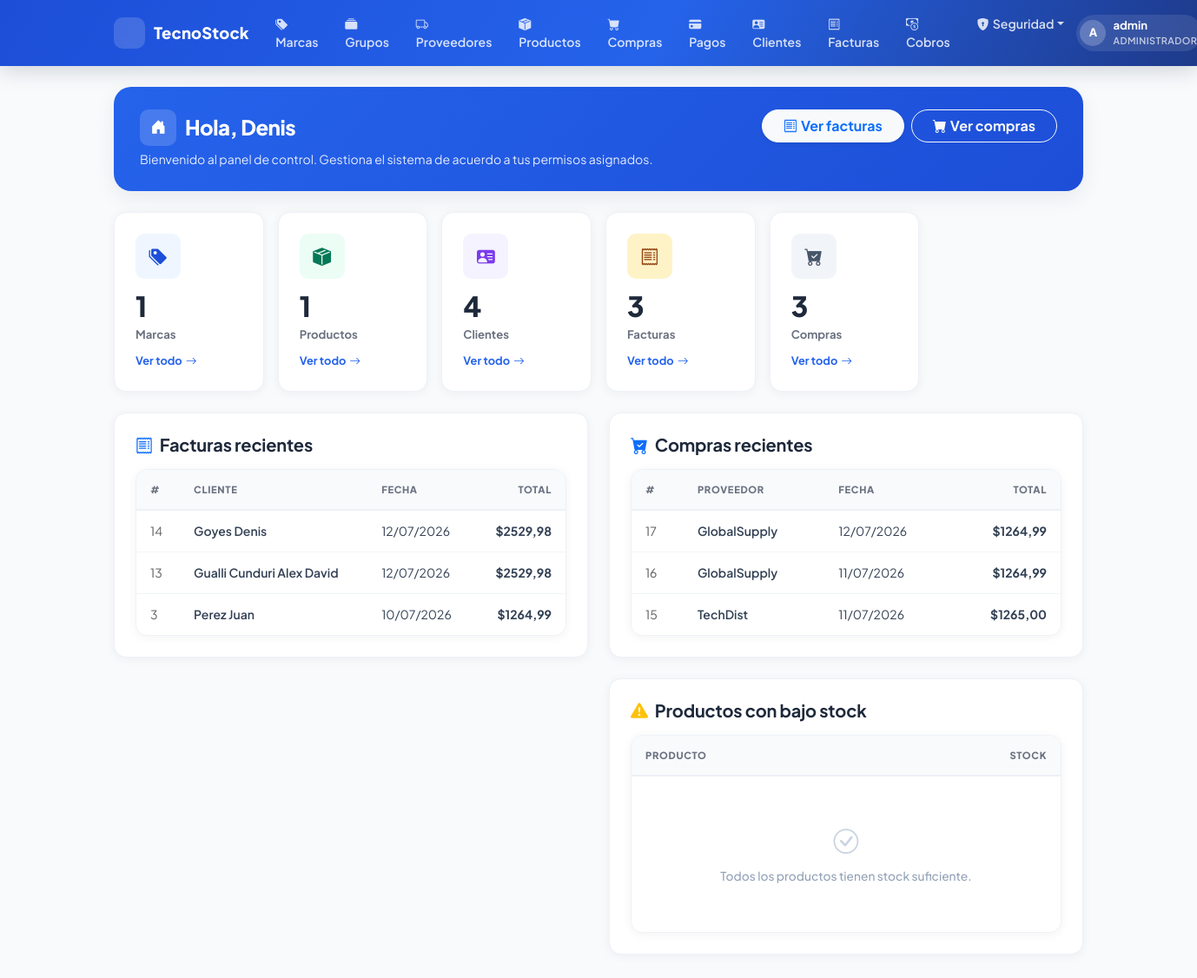
The app's page / (signed in), older data.
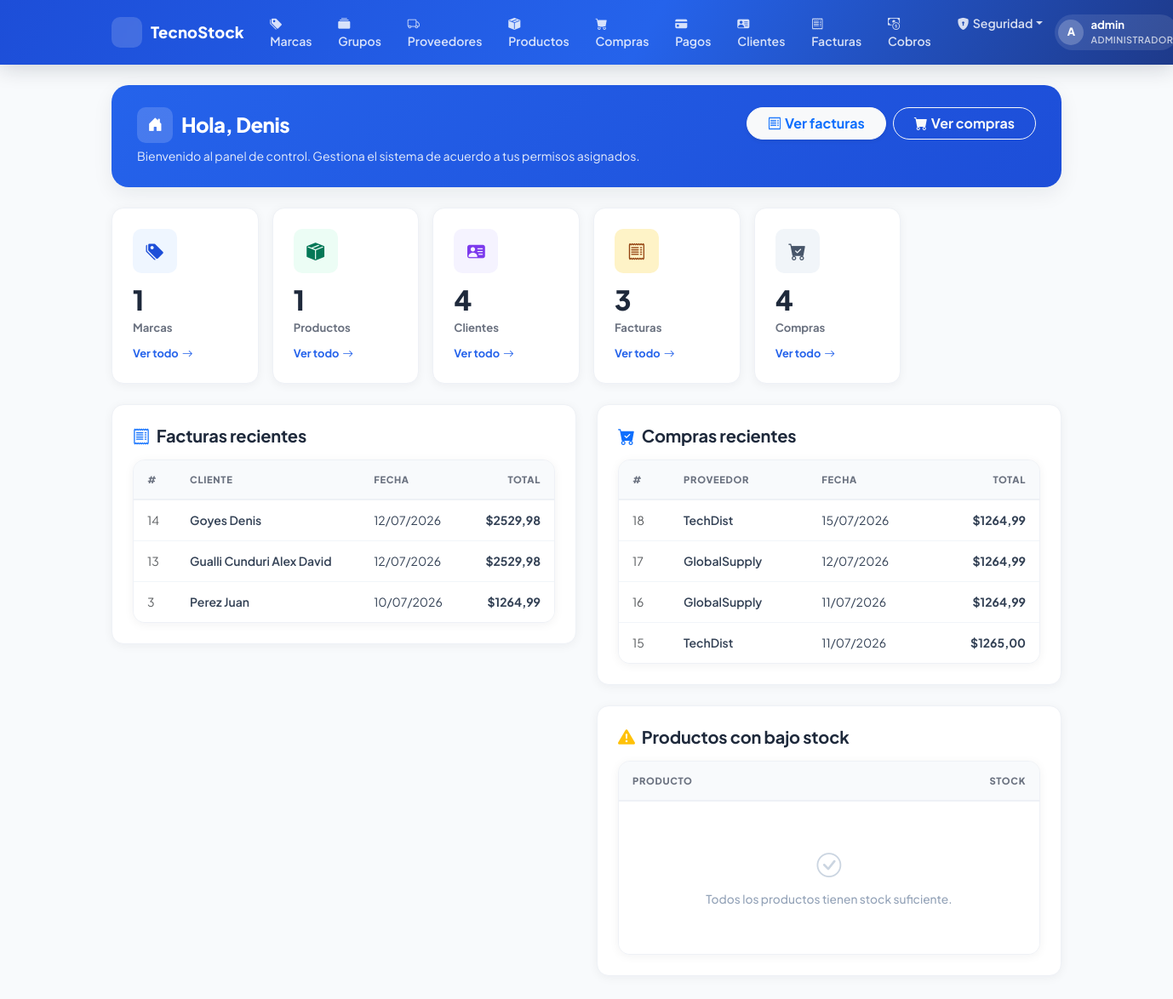
The same page, newer data.
### billing/models.py (models this page shows, shortened)
class Invoice(models.Model):
    TIPO_PAGO = [
        ('contado', 'Contado'),
        ('credito', 'Crédito'),
    ]
    ESTADO = [
        ('PENDIENTE', 'Pendiente'),
        ('PAGADA', 'Pagada'),
        ('ANULADA', 'Anulada'),
    ]
    customer = models.ForeignKey(Customer, on_delete=models.PROTECT, related_name='Facturas', verbose_name='Cliente')
    invoice_date = models.DateTimeField(auto_now_add=True, verbose_name='Fecha de Factura')
    subtotal = models.DecimalField(max_digits=12, decimal_places=2, default=0, verbose_name='Subtotal')
    tax = models.DecimalField(max_digits=12, decimal_places=2, default=0, verbose_name='Impuesto')
    total = models.DecimalField(max_digits=12, decimal_places=2, default=0, verbose_name='Total')
    tipo_pago = models.CharField(max_length=10, choices=TIPO_PAGO, default='contado', verbose_name='Tipo de Pago')
    saldo = models.DecimalField(max_digits=12, decimal_places=2, default=0, verbose_name='Saldo Pendiente')
    estado = models.CharField(max_length=10, choices=ESTADO, default='PENDIENTE', verbose_name='Estado')
    is_active = models.BooleanField(default=True, verbose_name='Activa')
    class Meta:
        ordering = ['-invoice_date']

class Customer(models.Model):
    dni = models.CharField(max_length=13, unique=True, verbose_name='DNI/RUC', validators=[validate_cedula_ec])
    first_name = models.CharField(max_length=100, verbose_name='Nombres')
    last_name = models.CharField(max_length=100, verbose_name='Apellidos')
    email = models.EmailField(blank=True, null=True, verbose_name='Correo Electronico')
    phone = models.CharField(max_length=20, blank=True, null=True, verbose_name='Teléfono')
    address = models.TextField(blank=True, null=True, verbose_name='Dirección')
    whatsapp_apikey = models.CharField(
        max_length=20, blank=True, null=True,
        verbose_name='WhatsApp API Key (CallMeBot)',
        help_text='Solo necesaria si el cliente se suscribió a CallMeBot para recibir notificaciones.'
    )
    is_active = models.BooleanField(default=True, verbose_name='Activo')
    created_at = models.DateTimeField(auto_now_add=True, verbose_name='Creado el')
    updated_at = models.DateTimeField(auto_now=True, verbose_name='Actualizado el')
    class Meta:
        ordering = ['last_name', 'first_name']
    def __str__(self): return f'{self.last_name} {self.first_name}'

class Supplier(models.Model):
    name = models.CharField(max_length=200, verbose_name='Nombre de la Empresa')
    contact_name = models.CharField(max_length=200, blank=True, null=True, verbose_name = 'Nombre de Contacto')
    email = models.EmailField(blank=True, null=True, verbose_name = 'Correo Electronico')
    phone = models.CharField(max_length=20, blank=True, null=True, verbose_name = 'Teléfono')
    address = models.TextField(blank=True, null=True, verbose_name = 'Dirección')
    is_active = models.BooleanField(default=True, verbose_name = 'Activo')
    created_at = models.DateTimeField(auto_now_add=True, verbose_name = 'Creado el')
    updated_at = models.DateTimeField(auto_now=True, verbose_name = 'Actualizado el')
    class Meta:
        verbose_name = 'Proveedor'
        verbose_name_plural = 'Proveedores'
        ordering = ['name']

### purchasing/models.py (models this page shows, shortened)
class Purchase(models.Model):
    TIPO_PAGO = [
        ('contado', 'Contado'),
        ('credito', 'Crédito'),
    ]
    ESTADO = [
        ('PENDIENTE', 'Pendiente'),
        ('PAGADA', 'Pagada'),
        ('ANULADA', 'Anulada'),
    ]
    supplier = models.ForeignKey(
        Supplier, on_delete=models.PROTECT, related_name='purchases', verbose_name='Proveedor'
    )
    document_number = models.CharField(
        max_length=20, verbose_name='Nº de Factura Proveedor'
    )
    purchase_date = models.DateTimeField(auto_now_add=True, verbose_name='Fecha de Compra')
    subtotal = models.DecimalField(max_digits=12, decimal_places=2, default=0, verbose_name='Subtotal')
    tax = models.DecimalField(max_digits=12, decimal_places=2, default=0, verbose_name='Impuesto (15%)')
    total = models.DecimalField(max_digits=12, decimal_places=2, default=0, verbose_name='Total')
    tipo_pago = models.CharField(max_length=10, choices=TIPO_PAGO, default='contado', verbose_name='Tipo de Pago')
    saldo = models.DecimalField(max_digits=12, decimal_places=2, default=0, verbose_name='Saldo Pendiente')
    estado = models.CharField(max_length=10, choices=ESTADO, default='PENDIENTE', verbose_name='Estado')
    is_active = models.BooleanField(default=True, verbose_name='Activa')
    class Meta:
        verbose_name = 'Compra'
        verbose_name_plural = 'Compras'
        ordering = ['-purchase_date']
        unique_together = ['supplier', 'document_number']

### billing/views.py (the view)
# urls.py: path('', views.home, name='home'),
@login_required
def home(request):
    context = {
        'total_brands': Brand.objects.count(),
        'total_products': Product.objects.count(),
        'total_customers': Customer.objects.count(),
        'total_invoices': Invoice.objects.count(),
        'total_purchases': Purchase.objects.count(),
        'recent_invoices': Invoice.objects.all()[:5],
        'recent_purchases': Purchase.objects.select_related('supplier').all()[:5],
        'low_stock': Product.objects.filter(stock__lte=5, is_active=True),
    }
    return render(request, 'billing/home.html', context)

### security/templatetags/security_tags.py (called while the page is built)
@register.filter(name='has_group')
def has_group(user, group_name):
    if not user.is_authenticated:
        return False
    if user.is_superuser:      # el superusuario ve todo
        return True
    return user.groups.filter(name=group_name).exists()

### billing/templates/billing/home.html (shortened to what the changed rows need)
{% extends 'billing/base.html' %}
{% load security_tags %}
{% block content %}
<div class="page-header d-flex flex-column flex-md-row justify-content-between align-items-start gap-3 mb-4">
  <div>
    <h1><span class="header-icon"><i class="bi bi-house-door-fill"></i></span>Hola, {{ user.first_name|default:user.username }}</h1>
  </div>
</div>
<div class="row g-3 mb-4">
  {% if user|has_group:'Analista de Compras' or user|has_group:'Administrador' %}
  <div class="col-12 col-sm-6 col-md-4 col-xl-2">
    <div class="stat-tile">
      <div class="stat-icon stat-icon-secondary"><i class="bi bi-cart-check-fill"></i></div>
      <p class="stat-value">{{ total_purchases }}</p>
      <div class="stat-label">Compras</div>
      <a href="{% url 'purchasing:purchase_list' %}" class="stat-link">Ver todo <i class="bi bi-arrow-right"></i></a>
    </div>
  </div>
  {% endif %}
</div>
<div class="row g-4">
  {% if user|has_group:'Vendedor' or user|has_group:'Administrador' %}
  <div class="col-lg-6">
    <div class="glass-card p-4">
      <div class="products-table">
        <table class="table mb-0">
          <thead>
            <tr>
              <th>#</th>
              <th>Cliente</th>
              <th>Fecha</th>
              <th class="text-end">Total</th>
            </tr>
          </thead>
          <tbody>
            {% for inv in recent_invoices %}
            <tr>
              <td class="text-muted small">{{ inv.id }}</td>
              <td class="fw-semibold">{{ inv.customer }}</td>
              <td>{{ inv.invoice_date|date:"d/m/Y" }}</td>
              <td class="text-end fw-bold">${{ inv.total }}</td>
            </tr>
            {% endfor %}
          </tbody>
        </table>
      </div>
    </div>
  </div>
  {% endif %}
  {% if user|has_group:'Analista de Compras' or user|has_group:'Administrador' %}
  <div class="col-lg-6">
    <div class="glass-card p-4 mb-4">
      <div class="products-table">
        <table class="table mb-0">
          <thead>
            <tr>
              <th>#</th>
              <th>Proveedor</th>
              <th>Fecha</th>
              <th class="text-end">Total</th>
            </tr>
          </thead>
          <tbody>
            {% for purchase in recent_purchases %}
            <tr>
              <td class="text-muted small">{{ purchase.id }}</td>
              <td class="fw-semibold">{{ purchase.supplier.name }}</td>
              <td>{{ purchase.purchase_date|date:"d/m/Y" }}</td>
              <td class="text-end fw-bold">${{ purchase.total }}</td>
            </tr>
            {% endfor %}
          </tbody>
        </table>
      </div>
    </div>
    <div class="glass-card p-4">
      <div class="products-table">
        <table class="table mb-0">
          <thead>
            <tr><th>Producto</th><th class="text-end">Stock</th></tr>
          </thead>
        </table>
      </div>
    </div>
  </div>
  {% endif %}
</div>
{% endblock %}

Row changes from the older to the newer data that the page shows:
added Purchase: id "18", supplier.name "TechDist", purchase_date "15/07/2026", total "1264,99"
Text that changed along with them:
{{ total_purchases }}: "3" → "4"
